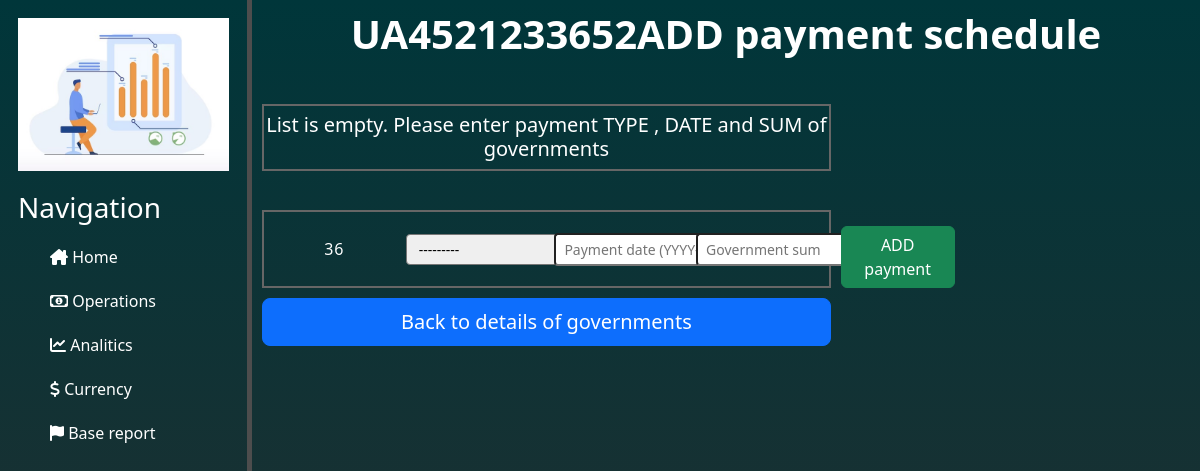
The page /governments/governments/add_schedule/36/ on the database as committed earlier.
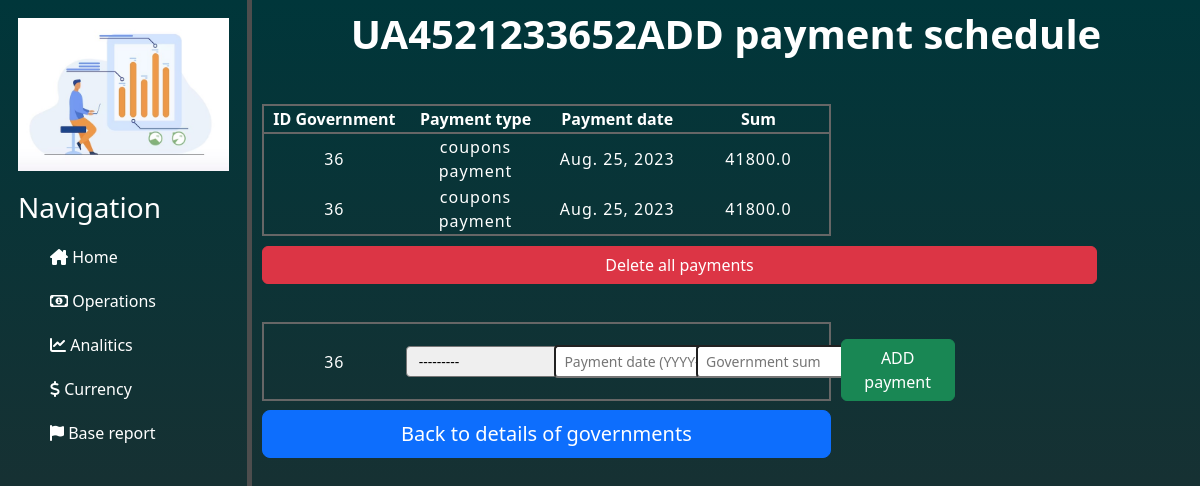
The same page on the database as committed later.
### governments/models.py (models this page shows)
class Governments(BaseTableForProducts):
    class Meta:
        db_table = 'governments'
    type_gv = models.CharField(null=False, max_length=3, blank=False, choices=select_type_gv)    # Тип ОВДП = YTM/SIM
    coupons = models.IntegerField()               # Кількість придбаних купонів
    coupons_nominal_cost = models.FloatField()    # Номінальна вартість купона
    coupons_current_cost = models.FloatField()    # Фактична(по якій придбав) купон
    bonds_repayment_nominal = models.FloatField() # Загальна виплата по ОВДП згідно номіналу (купони + %)
    bonds_expenses = models.FloatField()          # Витрати на обслуговування ОВДП

class PaymentSchedule(models.Model):
    class Meta:
        db_table = 'payments_schedule'
    payment_type = models.CharField(null=False, max_length=30, blank=False, choices=select_type_payment)
    payment_date = models.DateField()  # Дата виплати
    payment_sum = models.FloatField()  # Сума виплати
    government = models.ForeignKey(Governments, on_delete=models.CASCADE, related_name='payments_schedule')

### governments/views.py (the view, shortened to what this page needs)
# urls.py: path('governments/add_schedule/<int:government_id>/', views.add_schedule, name='add_schedule'),
def add_schedule(request, government_id):
    data_payment_schedule = PaymentSchedule.objects.filter(government_id=government_id)
    government = Governments.objects.get(id=government_id)
    form = AddPaymentSchedule()
    data = {
        'form': form,
        'government': government,
        'data_payment_schedule': data_payment_schedule,
    }
    return render(request, 'governments/add_schedule.html', data)

### governments/forms.py
class AddPaymentSchedule(ModelForm):
    class Meta:
        model = PaymentSchedule
        fields = ['payment_type', 'payment_date', 'payment_sum']
        widgets = {
            "payment_type": Select(choices=select_type_payment, attrs={
                'class': 'form-control-sm',
                'placeholder': 'Enter your choice'
            }),
            "payment_date": DateInput(attrs={
                    'class': 'form-control-sm',          # Стиль від bootstrap
                    'placeholder': 'Payment date (YYYY-MM-DD)'
                }),
            "payment_sum": TextInput(attrs={
                'class': 'form-control-sm',  # Стиль від bootstrap
                'placeholder': 'Government sum'
            }),
    }

### governments/templates/governments/add_schedule.html (shortened to what this page needs)
{% extends 'main/layout.html' %}
{% block content %}
    <div class="content_add_schedule">
        <div class="title">
            <h1><b> {{ government.name }}ADD payment schedule </b></h1>
        </div>
        <div>
            {% if data_payment_schedule %}
                <table class="table_add_schedule">
                    <tr>
                        <th scope="col"> ID Government </th>
                        <th scope="col"> Payment type </th>
                        <th scope="col"> Payment date</th>
                        <th> Sum </th>
                    </tr>
                    {% for element in data_payment_schedule %}
                        <tr>
                            <td>{{ government.id }} </td>
                            <td>{{ element.payment_type }}</td>
                            <td>{{ element.payment_date }}</td>
                            <td>{{ element.payment_sum }} </td>
                        </tr>
                    {% endfor %}
                </table>
                <div class="block_delete_governments_buttons">
                    <button type="button" class="btn btn-danger btn-delete-payments_schedule" onclick="showOutputArchiveGovernments()"> Delete all payments </button>
                </div>
            {% else %}
                <div class="block_empty_payment_scgedule">
                    <h5> List is empty. Please enter payment TYPE , DATE and SUM of governments </h5>
                </div>
            {% endif %}
            <form method="post" class="form_add_payment_schedule" name="add_payment_schedule">
                <table class="table_add_schedule">
                    <tr>
                        <td> {{ government.id }}</td>
                        <td> {{ form.payment_type }} </td>
                        <td> {{ form.payment_date }} </td>
                        <td> {{ form.payment_sum }} </td>
                    </tr>
                </table>
                <button type="submit" name="submit_btn" class="btn btn-success btn-save-schedule"> ADD payment </button>
            </form>
                <div class="div_buttons_add_schedule">
                    <button type="submit" name="submit_and_redirect" class="btn btn-primary btn-lg btn-schedule-back-details"
                        onclick="window.location.href ='{% url 'government_details' government_id=government.id %}'">
                        Back to details of governments
                    </button>
                </div>
        </div>
    </div>
{% endblock %}

Rows that differ between the two databases and show on the page:
added PaymentSchedule: {{ government.id }} "36", payment_type "coupons payment", payment_date "Aug. 25, 2023", payment_sum "41800.0"
added PaymentSchedule: {{ government.id }} "36", payment_type "coupons payment", payment_date "Aug. 25, 2023", payment_sum "41800.0"
Other text that changed with them:
text no longer shown: "List is empty. Please enter payment TYPE , DATE and SUM of governments"
text now shown: "ID Government Payment type Payment date Sum Delete all payments"
